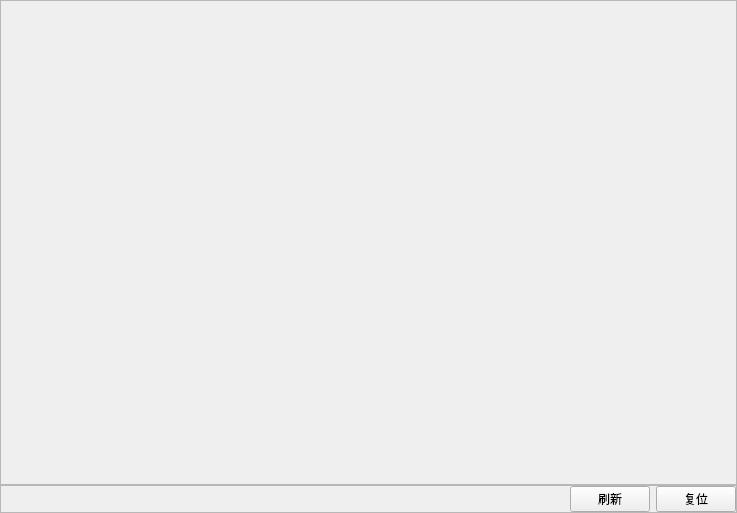
<?xml version="1.0" encoding="UTF-8"?>
<ui version="4.0">
 <class>Form</class>
 <widget class="QWidget" name="Form">
  <property name="geometry">
   <rect>
    <x>0</x>
    <y>0</y>
    <width>737</width>
    <height>513</height>
   </rect>
  </property>
  <property name="windowTitle">
   <string>Form</string>
  </property>
  <layout class="QVBoxLayout" name="verticalLayout">
   <property name="spacing">
    <number>0</number>
   </property>
   <property name="leftMargin">
    <number>0</number>
   </property>
   <property name="topMargin">
    <number>0</number>
   </property>
   <property name="rightMargin">
    <number>0</number>
   </property>
   <property name="bottomMargin">
    <number>0</number>
   </property>
   <item>
    <widget class="QFrame" name="viewer_frame">
     <property name="sizePolicy">
      <sizepolicy hsizetype="Preferred" vsizetype="Expanding">
       <horstretch>0</horstretch>
       <verstretch>0</verstretch>
      </sizepolicy>
     </property>
     <property name="frameShape">
      <enum>QFrame::Shape::StyledPanel</enum>
     </property>
     <property name="frameShadow">
      <enum>QFrame::Shadow::Raised</enum>
     </property>
    </widget>
   </item>
   <item>
    <widget class="QFrame" name="frame_6">
     <property name="minimumSize">
      <size>
       <width>30</width>
       <height>0</height>
      </size>
     </property>
     <property name="frameShape">
      <enum>QFrame::Shape::StyledPanel</enum>
     </property>
     <property name="frameShadow">
      <enum>QFrame::Shadow::Raised</enum>
     </property>
     <layout class="QHBoxLayout" name="horizontalLayout_7">
      <property name="spacing">
       <number>6</number>
      </property>
      <property name="leftMargin">
       <number>0</number>
      </property>
      <property name="topMargin">
       <number>0</number>
      </property>
      <property name="rightMargin">
       <number>0</number>
      </property>
      <property name="bottomMargin">
       <number>0</number>
      </property>
      <item>
       <spacer name="horizontalSpacer">
        <property name="orientation">
         <enum>Qt::Orientation::Horizontal</enum>
        </property>
        <property name="sizeHint" stdset="0">
         <size>
          <width>40</width>
          <height>20</height>
         </size>
        </property>
       </spacer>
      </item>
      <item>
       <widget class="QPushButton" name="btnRefresh">
        <property name="text">
         <string>刷新</string>
        </property>
       </widget>
      </item>
      <item>
       <widget class="QPushButton" name="btnReset">
        <property name="text">
         <string>复位</string>
        </property>
        <property name="icon">
         <iconset>
          <normaloff>:/icons/icons/fix_light.png</normaloff>:/icons/icons/fix_light.png</iconset>
        </property>
       </widget>
      </item>
     </layout>
    </widget>
   </item>
  </layout>
 </widget>
 <resources/>
 <connections/>
</ui>
